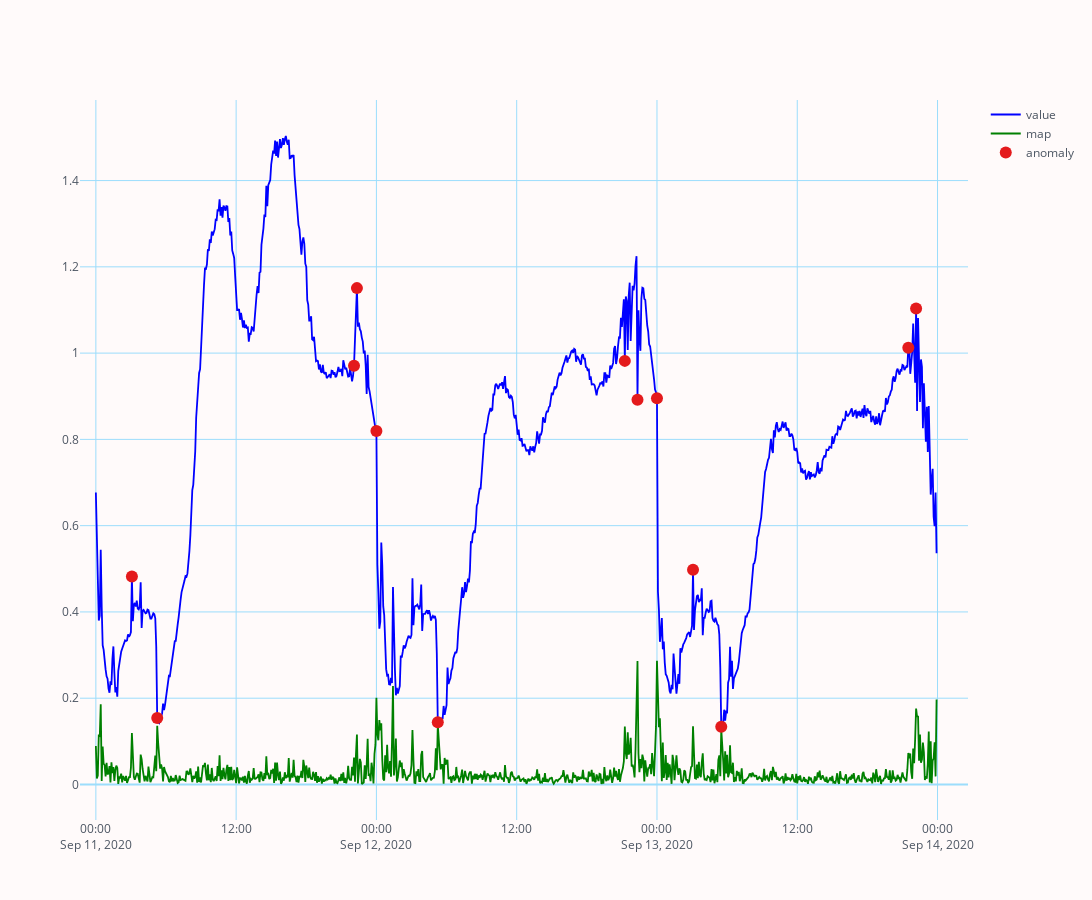

The code cell stored with this chart in its notebook:
### Code cell
output["value"] = output["value"] / 1500.0
fig = output.blot(x='time', y=['value', 'map'], dimensions=(1400, 900), colors={'value': 'blue', 'map': 'green'}) + (output[output['isAnomaly']][['time','value']].rename(columns={"value": "anomaly"}).blot(x='time',y='anomaly', kind="scatter"))
fig.show()

### Figure 1 — Plotly figure (JSON) as saved in the notebook; plotly's stock layout.template omitted (floating-point values rounded to 4 significant figures; data arrays with more than 128 entries replaced by an {"elided": "..."} marker saying what was removed)
{"data": [{"line": {"color": "blue", "dash": "solid", "shape": "linear", "width": 1.8}, "mode": "lines", "name": "value", "showlegend": true, "text": "", "type": "scatter", "x": {"elided": "864 str values"}, "y": {"elided": "864 float values"}}, {"line": {"color": "green", "dash": "solid", "shape": "linear", "width": 1.8}, "mode": "lines", "name": "map", "showlegend": true, "text": "", "type": "scatter", "x": {"elided": "864 str values"}, "y": {"elided": "864 float values"}}, {"line": {"color": "rgba(228, 26, 28, 1.0)", "dash": "solid", "shape": "linear", "width": 1.8}, "marker": {"size": 12, "symbol": "circle"}, "mode": "markers", "name": "anomaly", "showlegend": true, "text": "", "type": "scatter", "x": ["2020-09-11 03:05:00", "2020-09-11 05:15:00", "2020-09-11 22:05:00", "2020-09-11 22:20:00", "2020-09-12 00:00:00", "2020-09-12 05:15:00", "2020-09-12 21:15:00", "2020-09-12 22:20:00", "2020-09-13 00:00:00", "2020-09-13 03:05:00", "2020-09-13 05:30:00", "2020-09-13 21:30:00", "2020-09-13 22:10:00"], "y": [0.482, 0.154, 0.9707, 1.151, 0.8193, 0.144, 0.982, 0.892, 0.8953, 0.498, 0.134, 1.013, 1.103]}], "layout": {"height": 900, "legend": {"bgcolor": "#FFFAFA", "font": {"color": "#4D5663"}}, "paper_bgcolor": "#FFFAFA", "plot_bgcolor": "#FFFAFA", "title": {"font": {"color": "#4D5663"}, "x": 0.5}, "width": 1400, "xaxis": {"gridcolor": "#9cddfc", "showgrid": true, "tickfont": {"color": "#4D5663"}, "title": {"font": {"color": "#4D5663"}, "text": ""}, "zerolinecolor": "#9cddfc"}, "yaxis": {"gridcolor": "#9cddfc", "showgrid": true, "tickfont": {"color": "#4D5663"}, "title": {"font": {"color": "#4D5663"}, "text": ""}, "zerolinecolor": "#9cddfc"}}}
